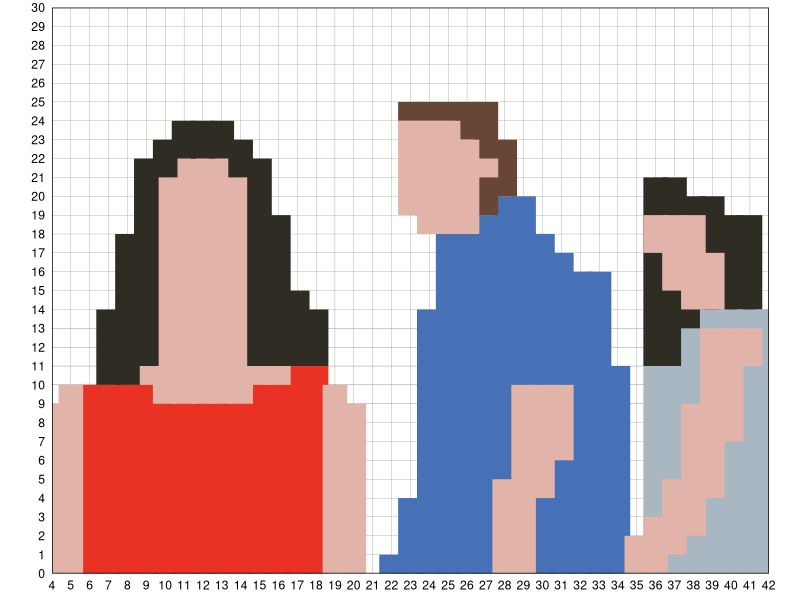

This figure's R source: (Note: this script raises an error after producing the figure.)
library(tidyverse)

clothes_1 <- tibble(
  x = c(6:18),
  y = 0,
  h = c(rep(10, 3), rep(11, 10)),
  colour = "#E93223"
)

skin_1 <- tibble(
  x = c(4, 5, 9:16, 19, 20),
  y = c(0, 0, 10, rep(9, 5), 10, 10, 0, 0),
  h = c(9, 10, 1, 12, 13, 13, 13, 12, 1, 1, 10, 9),
  colour = "#E2B3A8"
)

hair_1 <- tibble(
  x = c(7:18),
  y = c(10, 10, 11, 21, 22, 22, 22, 21, rep(11, 4)),
  h = c(4, 8, 11, rep(2, 5), 11, 8, 4, 3),
  colour = "#2F2C24"
)

clothes_2 <-tibble(
  x = c(22:34),
  y = 0,
  h = c(1, 4, 14, 18, 18, 19, 20, 20, 18, 17, 16, 16, 11),
  colour = "#4771B7"
)

skin_2 <- tibble(
  x = c(23:27, 28:31),
  y = c(19, 18, 18, 18, 21, 0, 0, 4, 6),
  h = c(5, 6, 6, 5, 1, 5, 10, 6, 4),
  colour = "#E2B3A8"
)

hair_2 <- tibble(
  x = c(23:28),
  y = c(24, 24, 24, 23, 19, 20),
  h = c(1, 1, 1, 2, 6, 3),
  colour = "#674635"
)

clothes_3 <- tibble(
  x = c(36:42),
  y = 0,
  h = c(11, 11, 13, rep(14, 4)),
  colour = "#A8B7C2"
)

hair_3 <- tibble(
  x = c(36:41),
  y = 11,
  h = c(10, 10, 9, 9, 8, 8),
  colour = "#2F2C23"
)

skin_3 <- tibble(
  x = c(35:41, 36:39),
  y = c(0, 0, 1, 2, 4, 7, 11, 17, 15, 14, 14),
  h = c(2, 3, 4, 7, 9, 6, 2, 2, 4, 5, 3),
  colour = "#E2B3A8"
)

person_1 <- rbind(clothes_1, skin_1, hair_1)
person_2 <- rbind(clothes_2, hair_2, skin_2)
person_3 <- rbind(hair_3, clothes_3, skin_3)

people <- do.call("rbind", list(person_1, person_2, person_3))

ggplot(people) +
  geom_segment(aes(x = x, y = y, xend = x, yend = y + h, colour = colour), size = 8.3) +
  scale_color_identity() +
  scale_x_continuous(breaks = c(0:42), expand = c(0, 0)) +
  scale_y_continuous(breaks = c(0:30), expand = c(0, 0)) +
  coord_fixed(ylim = c(0, 30)) +
  theme_linedraw() +
  theme(
    plot.background = element_rect(fill = "white", colour = NA),
    axis.title = element_blank(),
    axis.ticks = element_blank(),
    panel.grid.minor = element_blank()
  ) +
  ggsave("distracted.png", dpi = 320)
